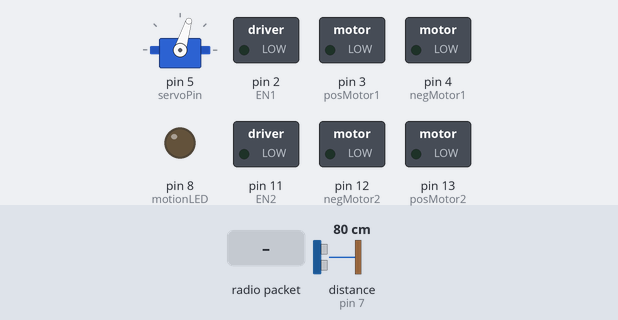
The sketch below on a simulated Arduino Uno, built with avr-gcc and run on an emulated ATmega328P. On the bench: servo, switched loads named in the sketch (green lamp = pin HIGH), output pins drawn as LEDs (lit = HIGH). Inputs (shaded band) come from the test bench; at power-on: distance to the obstacle (sensor on pin 7) 80 cm. The echo pulse lasts 58.3 µs per cm; no radio packets arrive unless stated; pins used as bus, display or sensor lines are not drawn.

Above: at 1.2 s.
1.3 s: radio packet "F" arrives
At 2.4 s:
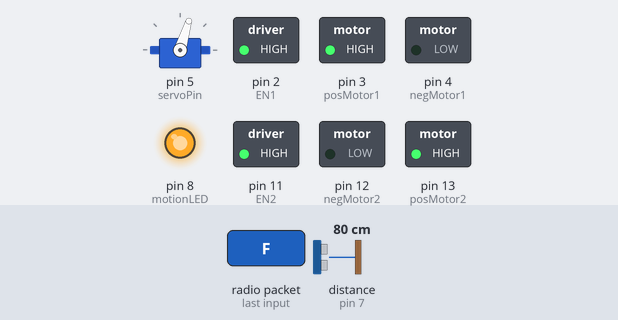
3.2 s: radio packet "B" arrives
At 4.4 s:
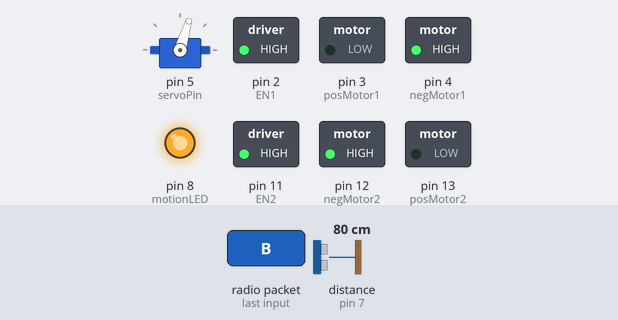
4.7 s: radio packet "R" arrives
At 5.7 s:
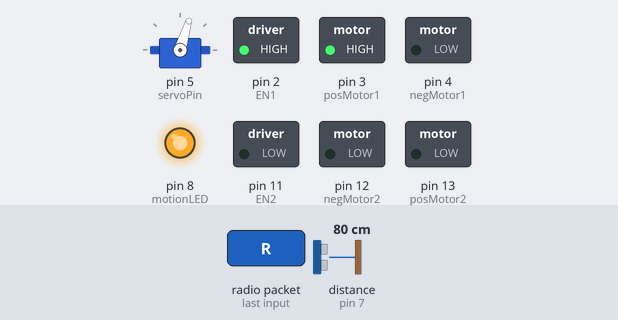
6.2 s: radio packet "L" arrives
At 6.8 s:
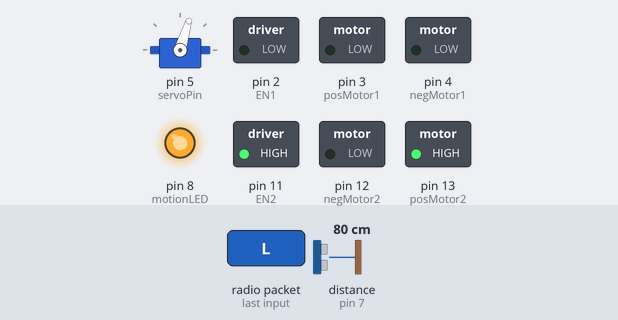
7.7 s: radio packet "S" arrives
At 9.1 s:
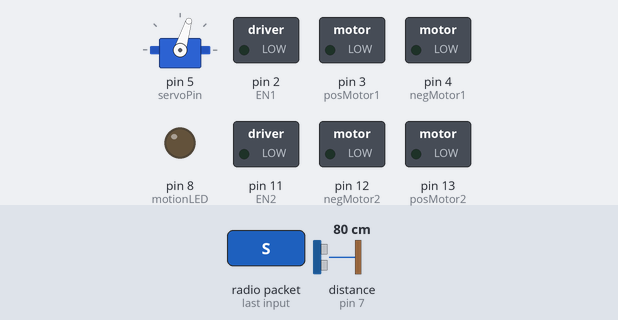
Timing chart, 0 to 10.2 s (numbered marks = the images above; inputs shaded):
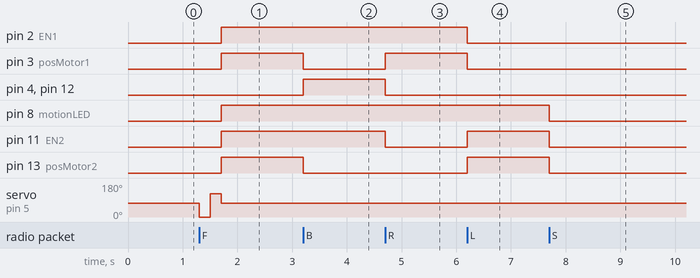

Measured:
- after the input at 1.3 s, pin 2 (EN1), pin 3 (posMotor1), pin 8 (motionLED), pin 11 (EN2), pin 13 (posMotor2): LOW → HIGH after 0.41 s; servo on pin 5 (servoPin): 73° → 0° at once, → 122° 0.20 s later, → 73° 0.20 s later
- after the input at 3.2 s, pin 3 (posMotor1), pin 13 (posMotor2): HIGH → LOW at once; pin 4 (negMotor1), pin 12 (negMotor2): LOW → HIGH at once
- after the input at 4.7 s, pin 3 (posMotor1): LOW → HIGH at once; pin 4 (negMotor1), pin 11 (EN2), pin 12 (negMotor2): HIGH → LOW at once
- after the input at 6.2 s, pin 2 (EN1), pin 3 (posMotor1): HIGH → LOW at once; pin 11 (EN2), pin 13 (posMotor2): LOW → HIGH at once
- after the input at 7.7 s, pin 8 (motionLED), pin 11 (EN2), pin 13 (posMotor2): HIGH → LOW at once

The sketch:

Robot_RX_code_v2.ino
```cpp
/*In using the virtual wire library for the RF transmitter and reader module, it is important to
   know that digital Pin 10, 11 and 12 are dedicated as press to talk pin, receiver pin and
   transmitter pin respectively, However they can be set in the library source file VirtualWire.cpp
   alternatively the transmitter and receiver pins can be set using the commands; vw_set_rx_pin()
   and vw_set_tx_pin(). In the case of this sketch, I have set it at pin 10 which is the default
   value. This is actually not necessary as the compiler assumes the default if not explicitly defined

*/
#include <VirtualWire.h>
#include <ServoTimer2.h>
#define EN1 2
#define EN2 11
#define motionLED 8
#define trigPin 6
#define echoPin 7
#define posMotor1 3
#define negMotor1 4
#define posMotor2 13
#define negMotor2 12
#define rx_in_pin 10
#define servoPin 5

ServoTimer2 myServo;

uint8_t buf[VW_MAX_MESSAGE_LEN];
uint8_t buflen = VW_MAX_MESSAGE_LEN;
unsigned long previousMillis = 0;
const long interval = 500;
long duration, distance;

void stopMotion();
void moveFwd();
void moveBack();
void goLeft();
void goRight();
void checkDistance();
void defaultPinMode();

void setup()
{
  myServo.attach(servoPin);
  myServo.write(1300);
  defaultPinMode();
  stopMotion();
  //digitalWrite(13,false);
  Serial.println("...waiting to receive message");
  vw_setup(2000);         //sets bits per second
  vw_set_rx_pin(rx_in_pin);
  vw_rx_start();

}

void loop()
{

  if (vw_get_message(buf, &buflen))
  {
    for (int i = 0; i < buflen; i++)
    {
      Serial.println(buf[i]);
      //FORWARD MOTION
      if (buf[i] == 'F')
      {
        stopMotion();
        servoControl();
        checkDistance();  //check for obstacle.
        if (distance <= 20) //forward motion only.
        {
          stopMotion();
          digitalWrite(motionLED, HIGH);
          delay(500);
          digitalWrite(motionLED, LOW);
        }
        else
          moveFwd();
      }

      //BACKWARD MOTION
      if (buf[i] == 'B')
        moveBack();

      //RIGHT TURN
      if (buf[i] == 'R')
        goRight();

      //LEFT TURN
      if (buf[i] == 'L')
        goLeft();

      //STOP
      if (buf[i] == 'S')
        stopMotion();
    }
  }
}//end of loop


void defaultPinMode() {
  pinMode(EN1, OUTPUT);
  pinMode(EN2, OUTPUT);
  pinMode(motionLED, OUTPUT);
  pinMode(trigPin, OUTPUT);
  pinMode(echoPin, INPUT);
  pinMode(posMotor1, OUTPUT);
  pinMode(negMotor1, OUTPUT);
  pinMode(posMotor2, OUTPUT);
  pinMode(negMotor2, OUTPUT);

}

void checkDistance() {
  digitalWrite(trigPin, LOW);
  delayMicroseconds(2);
  digitalWrite(trigPin, HIGH);
  delayMicroseconds(2);
  digitalWrite(trigPin, LOW);
  duration = pulseIn(echoPin, HIGH);
  distance = (duration / 2) / 29.1;
  Serial.print(distance);
  Serial.println("cm");
}

void servoControl() {
  myServo.write(0);
  delay(200);
  //myServo.write(1300);
  //delay(1000);
  myServo.write(1800);
  delay(200);
  myServo.write(1300);
}

void moveBack() {
  digitalWrite(EN1, LOW);
  digitalWrite(EN2, LOW);
  digitalWrite(motionLED, LOW);
  digitalWrite(posMotor1, LOW);
  digitalWrite(posMotor2, LOW);
  digitalWrite(negMotor1, LOW);
  digitalWrite(negMotor2, LOW);

  digitalWrite(EN1, HIGH);
  digitalWrite(EN2, HIGH);
  digitalWrite(motionLED, HIGH);
  digitalWrite(posMotor1, LOW);
  digitalWrite(posMotor2, LOW);
  digitalWrite(negMotor1, HIGH);
  digitalWrite(negMotor2, HIGH);
}

void moveFwd() {
  //  digitalWrite(EN1, LOW);
  //  digitalWrite(EN2, LOW);
  //  digitalWrite(motionLED, LOW);
  //  digitalWrite(posMotor1, LOW);
  //  digitalWrite(posMotor2, LOW);
  //  digitalWrite(negMotor1, LOW);
  //  digitalWrite(negMotor2, LOW);

  digitalWrite(EN1, HIGH);
  digitalWrite(EN2, HIGH);
  digitalWrite(motionLED, HIGH);
  digitalWrite(posMotor1, HIGH);
  digitalWrite(posMotor2, HIGH);
  digitalWrite(negMotor1, LOW);
  digitalWrite(negMotor2, LOW);
}

void goLeft() {
  digitalWrite(EN1, LOW);
  digitalWrite(EN2, LOW);
  digitalWrite(motionLED, LOW);
  digitalWrite(posMotor1, LOW);
  digitalWrite(posMotor2, LOW);
  digitalWrite(negMotor1, LOW);
  digitalWrite(negMotor2, LOW);

  digitalWrite(EN1, LOW);
  digitalWrite(EN2, HIGH);
  digitalWrite(motionLED, HIGH);
  digitalWrite(posMotor1, LOW);
  digitalWrite(posMotor2, HIGH);
  digitalWrite(negMotor1, LOW);
  digitalWrite(negMotor2, LOW);
}

void goRight() {
  digitalWrite(EN1, LOW);
  digitalWrite(EN2, LOW);
  digitalWrite(motionLED, LOW);
  digitalWrite(posMotor1, LOW);
  digitalWrite(posMotor2, LOW);
  digitalWrite(negMotor1, LOW);
  digitalWrite(negMotor2, LOW);

  digitalWrite(EN1, HIGH);
  digitalWrite(EN2, LOW);
  digitalWrite(motionLED, HIGH);
  digitalWrite(posMotor1, HIGH);
  digitalWrite(posMotor2, LOW);
  digitalWrite(negMotor1, LOW);
  digitalWrite(negMotor2, LOW);
}

void stopMotion() {
  digitalWrite(EN1, LOW);
  digitalWrite(EN2, LOW);
  digitalWrite(motionLED, LOW);

  digitalWrite(posMotor1, LOW);
  digitalWrite(posMotor2, LOW);
  digitalWrite(negMotor1, LOW);
  digitalWrite(negMotor2, LOW);
  //servoControl();
}
```
